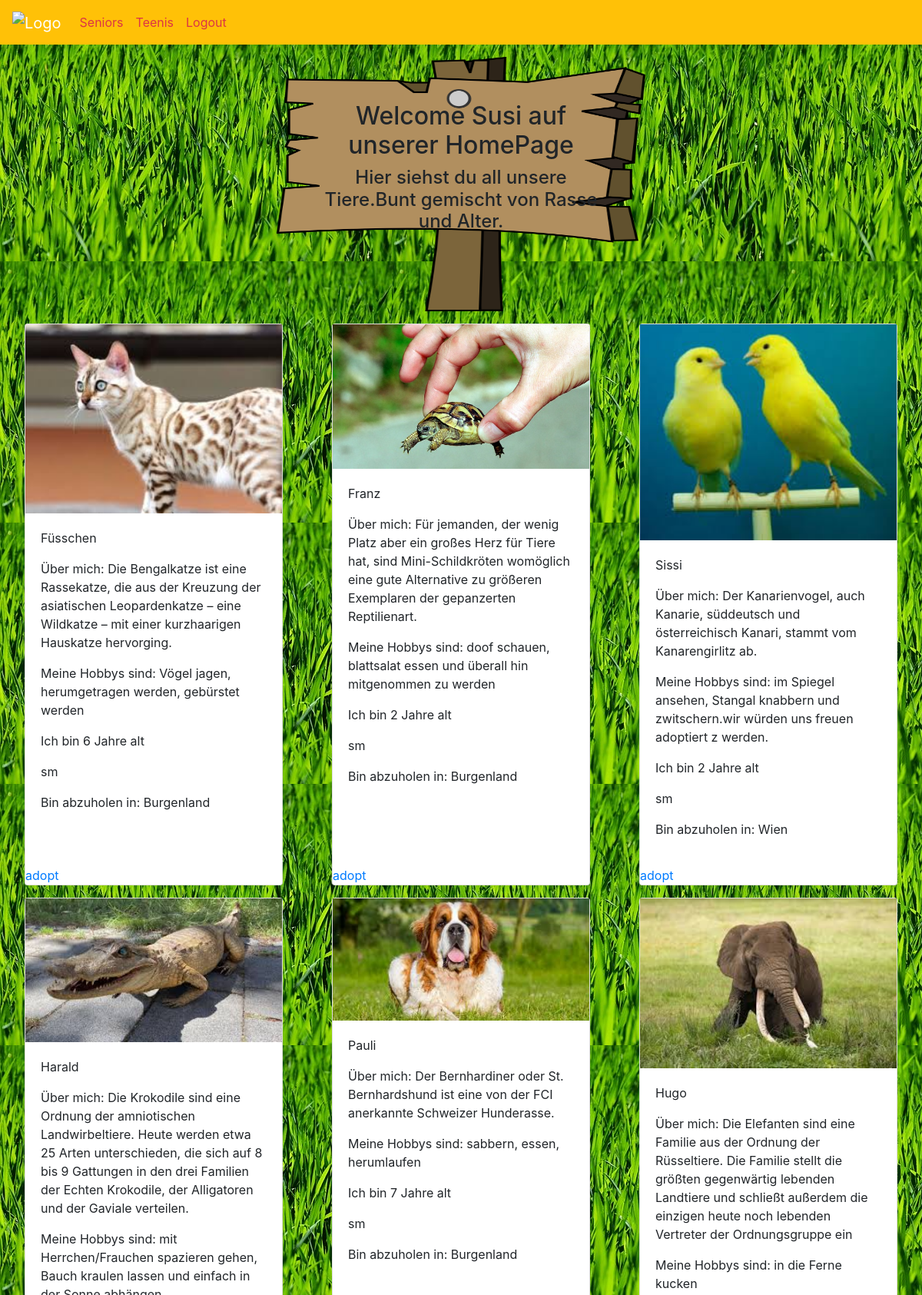
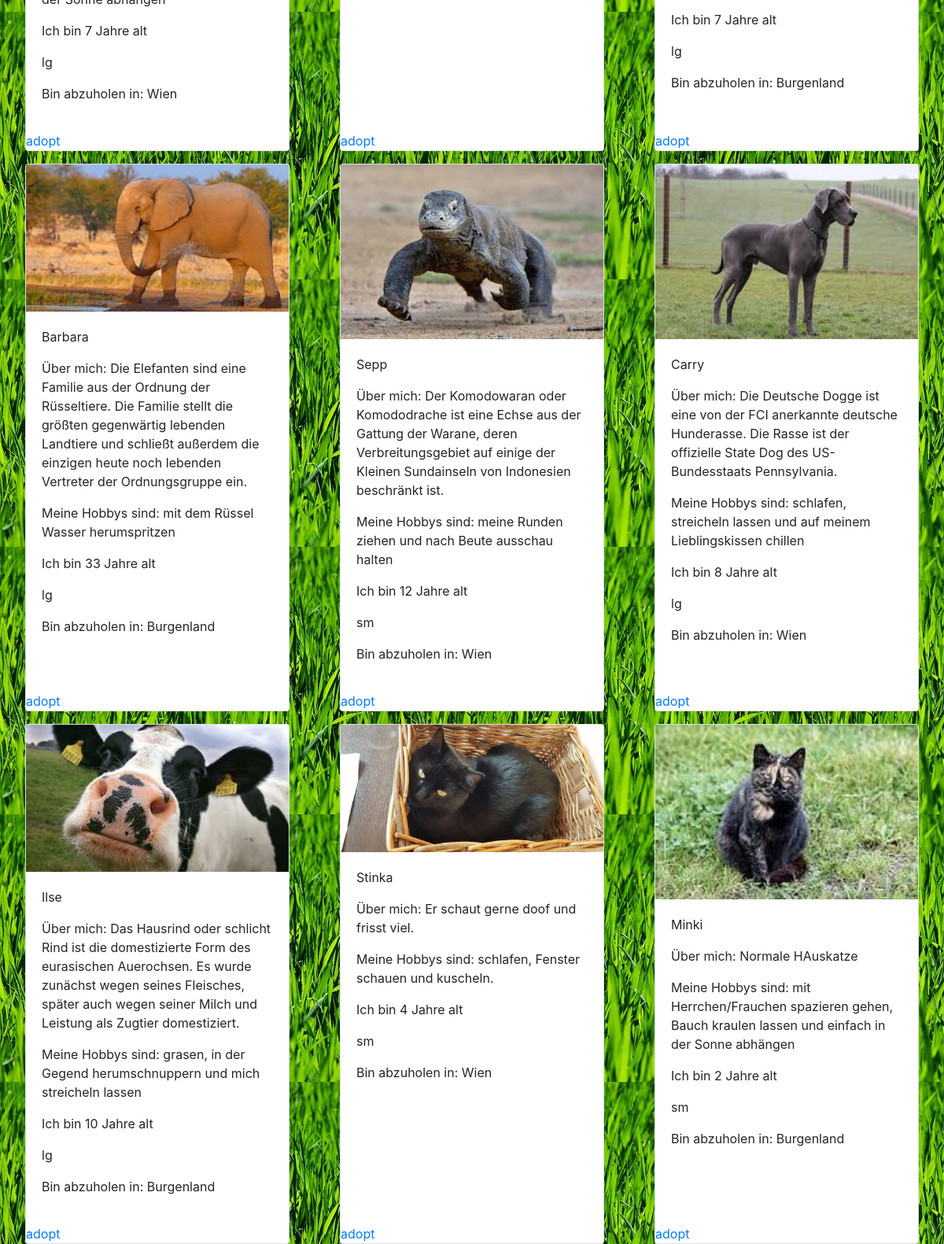
Screenshot of /home.php (signed in) with the database file from the repository (2 pictures, top to bottom).
### tables this page shows
CREATE TABLE `users` (
  `user_id` int(11) NOT NULL,
  `userName` varchar(30) NOT NULL,
  `userEmail` varchar(60) NOT NULL,
  `userPass` varchar(255) NOT NULL,
  `status` enum('user','admin') DEFAULT 'user'
);

CREATE TABLE `animals` (
  `animal_id` int(11) NOT NULL,
  `name` varchar(50) NOT NULL,
  `img` text NOT NULL,
  `description` varchar(250) DEFAULT NULL,
  `age` int(20) NOT NULL,
  `hobbies` varchar(200) DEFAULT NULL,
  `typ` enum('sm','lg') NOT NULL,
  `fk_location_city` varchar(100) DEFAULT NULL
);

### home.php (the view, shortened to what this page needs)
<?php
	require_once 'db_conn.php';
	$res = mysqli_query($conn, "SELECT * FROM users WHERE user_id=".$_SESSION['user']);
	$userRow = mysqli_fetch_array($res, MYSQLI_ASSOC);
	$resPets = mysqli_query($conn, "SELECT * FROM animals");
?>
<!DOCTYPE html>
<html>
<head>
	<link rel="stylesheet" href="https://stackpath.bootstrapcdn.com/bootstrap/4.5.0/css/bootstrap.min.css">
	<link rel="stylesheet" type="text/css" href="style.css">
</head>
<body>
	<nav class="navbar navbar-expand-sm bg-warning navbar-dark sticky-top">
		<a class="navbar-brand" href="home.php">
    		<img src="img/logo.png" alt="Logo" style="width:60px;">
  		</a>
  		<ul class="navbar-nav">
    		<li class="nav-item">
      			<a class="nav-link text-danger" href="senior.php">Seniors</a>
    		</li>
    		<li class="nav-item">
      			<a class="nav-link text-danger" href="general.php">Teenis</a>
    		</li>
    		<li class="nav-item">
      			<a class="nav-link text-danger" href="logout.php?logout">Logout</a>
    		</li>
  		</ul>
	</nav>
	<div class="container-fluid">
		<div class="welcome mt-3">
			<p class="h2"> Welcome <?php echo $userRow['userName']?> auf unserer HomePage </p>
			<p class="h4">Hier siehst du all unsere Tiere.Bunt gemischt von Rasse und Alter.</p>
		</div>
		<div class="row justify-content-around">
		<?php
			if(mysqli_num_rows($resPets) == 0) {
				echo "no Pets";
			}else {
				$rows = $resPets->fetch_all(MYSQLI_ASSOC);
				foreach ($rows as $value) {
					echo "<div class='card self mt-3'>
							<img class='img-fluid' src='img/".$value["img"]."'>
  							<div class='card-body'>
  								<p>".$value["name"]."</p>
  								<p>Über mich: ".$value["description"]."</p>
  								<p>Meine Hobbys sind: ".$value["hobbies"]."</p>
  								<p>Ich bin ".$value["age"]." Jahre alt</p>
  								<p>".$value["typ"]."</p>
  								<p>Bin abzuholen in: ".$value["fk_location_city"]."</p>
  							</div>
							<a href=''>adopt</a>
					 </div>";
				}
			}
		?>
		</div>
	</div>
</body>
</html>

### style.css (style rules this page uses)
body { background-image: url("img/body.jpg"); }
.self { width: 21em; }
.welcome { width: 30em; padding: 5% 5% 8% 5%; margin: auto; text-align: center; border-radius: 1%; background-image: url("img/schild.png"); background-size: 100% 100%; }

### rows the page displays
users: userName "Susi"
animals: img (picture), name "Füsschen", description "Die Bengalkatze ist eine Rassekatze, die aus der Kreuzung der asiatischen Leopardenkatze – eine Wildkatze – mit einer kurzhaarigen Hauskatze hervorging.", hobbies "Vögel jagen, herumgetragen werden, gebürstet werden", age "6", typ "sm", fk_location_city "Burgenland"
animals: img (picture), name "Franz", description "Für jemanden, der wenig Platz aber ein großes Herz für Tiere hat, sind Mini-Schildkröten womöglich eine gute Alternative zu größeren Exemplaren der gepanzerten Reptilienart.", hobbies "doof schauen, blattsalat essen und überall hin mitgenommen zu werden", age "2", typ "sm", fk_location_city "Burgenland"
animals: img (picture), name "Sissi", description "Der Kanarienvogel, auch Kanarie, süddeutsch und österreichisch Kanari, stammt vom Kanarengirlitz ab.", hobbies "im Spiegel ansehen, Stangal knabbern und zwitschern.wir würden uns freuen adoptiert z werden.", age "2", typ "sm", fk_location_city "Wien"
animals: img (picture), name "Harald", description "Die Krokodile sind eine Ordnung der amniotischen Landwirbeltiere. Heute werden etwa 25 Arten unterschieden, die sich auf 8 bis 9 Gattungen in den drei Familien der Echten Krokodile, der Alligatoren und der Gaviale verteilen.", hobbies "mit Herrchen/Frauchen spazieren gehen, Bauch kraulen lassen und einfach in der Sonne abhängen", age "7", typ "lg", fk_location_city "Wien"
animals: img (picture), name "Pauli", description "Der Bernhardiner oder St. Bernhardshund ist eine von der FCI anerkannte Schweizer Hunderasse.", hobbies "sabbern, essen, herumlaufen", age "7", typ "sm", fk_location_city "Burgenland"
animals: img (picture), name "Hugo", description "Die Elefanten sind eine Familie aus der Ordnung der Rüsseltiere. Die Familie stellt die größten gegenwärtig lebenden Landtiere und schließt außerdem die einzigen heute noch lebenden Vertreter der Ordnungsgruppe ein", hobbies "in die Ferne kucken", age "7", typ "lg", fk_location_city "Burgenland"
animals: img (picture), name "Barbara", description "Die Elefanten sind eine Familie aus der Ordnung der Rüsseltiere. Die Familie stellt die größten gegenwärtig lebenden Landtiere und schließt außerdem die einzigen heute noch lebenden Vertreter der Ordnungsgruppe ein.", hobbies "mit dem Rüssel Wasser herumspritzen", age "33", typ "lg", fk_location_city "Burgenland"
animals: img (picture), name "Sepp", description "Der Komodowaran oder Komododrache ist eine Echse aus der Gattung der Warane, deren Verbreitungsgebiet auf einige der Kleinen Sundainseln von Indonesien beschränkt ist.", hobbies "meine Runden ziehen und nach Beute ausschau halten", age "12", typ "sm", fk_location_city "Wien"
animals: img (picture), name "Carry", description "Die Deutsche Dogge ist eine von der FCI anerkannte deutsche Hunderasse. Die Rasse ist der offizielle State Dog des US-Bundesstaats Pennsylvania.", hobbies "schlafen, streicheln lassen und auf meinem Lieblingskissen chillen", age "8", typ "lg", fk_location_city "Wien"
animals: img (picture), name "Ilse", description "Das Hausrind oder schlicht Rind ist die domestizierte Form des eurasischen Auerochsen. Es wurde zunächst wegen seines Fleisches, später auch wegen seiner Milch und Leistung als Zugtier domestiziert.", hobbies "grasen, in der Gegend herumschnuppern und mich streicheln lassen", age "10", typ "lg", fk_location_city "Burgenland"
animals: img (picture), name "Stinka", description "Er schaut gerne doof und frisst viel.", hobbies "schlafen, Fenster schauen und kuscheln.", age "4", typ "sm", fk_location_city "Wien"
animals: img (picture), name "Minki", description "Normale HAuskatze", hobbies "mit Herrchen/Frauchen spazieren gehen, Bauch kraulen lassen und einfach in der Sonne abhängen", age "2", typ "sm", fk_location_city "Burgenland"
